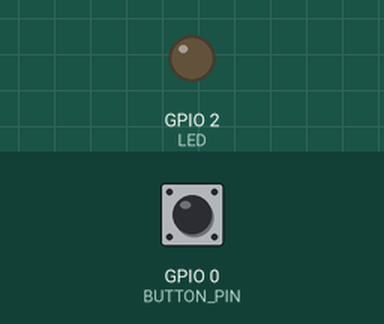
A sketch run on a simulated ESP32. Parts: output pins drawn as LEDs (lit = HIGH). The test bench sets the inputs (shaded band); at power-on: GPIO 0 (BUTTON_PIN) HIGH. WiFi joins after 1.5 s; servers stay silent unless stated; no MQTT or app messages arrive unless stated; what the sketch prints to the serial monitor is not drawn.

Above: at 2.7 s.
2.8 s: GPIO 0 (BUTTON_PIN) pulled LOW for 0.15 s
At 3.4 s:
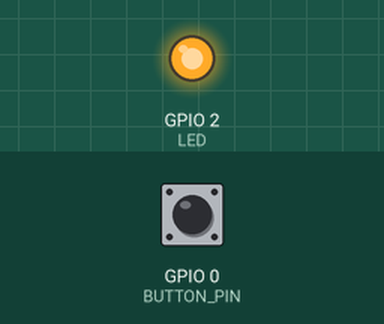
Timing chart, 0 to 9.5 s (numbered marks = the images above; inputs shaded):
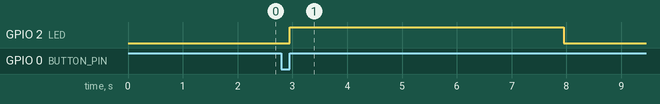

The sketch:

UTS_13520106.ino
```cpp
/*
 * Nama : Roby Purnomo
 * NIM  : 13520106
 *
 * UTS
 */

#include <WiFi.h>
#include <PubSubClient.h>
#include <WiFiClientSecure.h>

static const char *root_ca PROGMEM = R"EOF(
-----BEGIN CERTIFICATE-----
MIIFazCCA1OgAwIBAgIRAIIQz7DSQONZRGPgu2OCiwAwDQYJKoZIhvcNAQELBQAw
TzELMAkGA1UEBhMCVVMxKTAnBgNVBAoTIEludGVybmV0IFNlY3VyaXR5IFJlc2Vh
cmNoIEdyb3VwMRUwEwYDVQQDEwxJU1JHIFJvb3QgWDEwHhcNMTUwNjA0MTEwNDM4
WhcNMzUwNjA0MTEwNDM4WjBPMQswCQYDVQQGEwJVUzEpMCcGA1UEChMgSW50ZXJu
ZXQgU2VjdXJpdHkgUmVzZWFyY2ggR3JvdXAxFTATBgNVBAMTDElTUkcgUm9vdCBY
MTCCAiIwDQYJKoZIhvcNAQEBBQADggIPADCCAgoCggIBAK3oJHP0FDfzm54rVygc
h77ct984kIxuPOZXoHj3dcKi/vVqbvYATyjb3miGbESTtrFj/RQSa78f0uoxmyF+
0TM8ukj13Xnfs7j/EvEhmkvBioZxaUpmZmyPfjxwv60pIgbz5MDmgK7iS4+3mX6U
A5/TR5d8mUgjU+g4rk8Kb4Mu0UlXjIB0ttov0DiNewNwIRt18jA8+o+u3dpjq+sW
T8KOEUt+zwvo/7V3LvSye0rgTBIlDHCNAymg4VMk7BPZ7hm/ELNKjD+Jo2FR3qyH
B5T0Y3HsLuJvW5iB4YlcNHlsdu87kGJ55tukmi8mxdAQ4Q7e2RCOFvu396j3x+UC
B5iPNgiV5+I3lg02dZ77DnKxHZu8A/lJBdiB3QW0KtZB6awBdpUKD9jf1b0SHzUv
KBds0pjBqAlkd25HN7rOrFleaJ1/ctaJxQZBKT5ZPt0m9STJEadao0xAH0ahmbWn
OlFuhjuefXKnEgV4We0+UXgVCwOPjdAvBbI+e0ocS3MFEvzG6uBQE3xDk3SzynTn
jh8BCNAw1FtxNrQHusEwMFxIt4I7mKZ9YIqioymCzLq9gwQbooMDQaHWBfEbwrbw
qHyGO0aoSCqI3Haadr8faqU9GY/rOPNk3sgrDQoo//fb4hVC1CLQJ13hef4Y53CI
rU7m2Ys6xt0nUW7/vGT1M0NPAgMBAAGjQjBAMA4GA1UdDwEB/wQEAwIBBjAPBgNV
HRMBAf8EBTADAQH/MB0GA1UdDgQWBBR5tFnme7bl5AFzgAiIyBpY9umbbjANBgkq
hkiG9w0BAQsFAAOCAgEAVR9YqbyyqFDQDLHYGmkgJykIrGF1XIpu+ILlaS/V9lZL
ubhzEFnTIZd+50xx+7LSYK05qAvqFyFWhfFQDlnrzuBZ6brJFe+GnY+EgPbk6ZGQ
3BebYhtF8GaV0nxvwuo77x/Py9auJ/GpsMiu/X1+mvoiBOv/2X/qkSsisRcOj/KK
NFtY2PwByVS5uCbMiogziUwthDyC3+6WVwW6LLv3xLfHTjuCvjHIInNzktHCgKQ5
ORAzI4JMPJ+GslWYHb4phowim57iaztXOoJwTdwJx4nLCgdNbOhdjsnvzqvHu7Ur
TkXWStAmzOVyyghqpZXjFaH3pO3JLF+l+/+sKAIuvtd7u+Nxe5AW0wdeRlN8NwdC
jNPElpzVmbUq4JUagEiuTDkHzsxHpFKVK7q4+63SM1N95R1NbdWhscdCb+ZAJzVc
oyi3B43njTOQ5yOf+1CceWxG1bQVs5ZufpsMljq4Ui0/1lvh+wjChP4kqKOJ2qxq
4RgqsahDYVvTH9w7jXbyLeiNdd8XM2w9U/t7y0Ff/9yi0GE44Za4rF2LN9d11TPA
mRGunUHBcnWEvgJBQl9nJEiU0Zsnvgc/ubhPgXRR4Xq37Z0j4r7g1SgEEzwxA57d
emyPxgcYxn/eR44/KJ4EBs+lVDR3veyJm+kXQ99b21/+jh5Xos1AnX5iItreGCc=
-----END CERTIFICATE-----
)EOF";


const char* ssid = "Tselhome-D4BB";
const char* password = "62853673";

void setup_wifi() {
    WiFi.begin(ssid, password);
    while (WiFi.status() != WL_CONNECTED) {
        delay(500);
        Serial.print(".");
    }
    Serial.println("");
    Serial.println("WiFi connected");
    Serial.println("IP address: ");
    Serial.println(WiFi.localIP());
}

const char* mqtt_server = "3f9a8a7ae59c4ab98a5d8498ff0a646d.s1.eu.hivemq.cloud";
const int mqtt_port = 8883;

WiFiClientSecure espClient;
PubSubClient client(espClient);

int SALDO = 206000;     // NIM 106 + 100 = 206
int TRANSAKSI = 20000;  // Nominal transaksi
int PERIOD = 5000;      // Periode LED nyala

void reconnect() {
    while (!client.connected()) {
        Serial.print("Attempting MQTT connection...");
        if (client.connect("ESP32Client1", "robyp", "Rp123456")) {
            Serial.println("connected");
            String tempString = String(SALDO);
            client.publish("esp32/saldo", tempString.c_str());
        } else {
            Serial.print("failed, rc=");
            Serial.print(client.state());
            Serial.println(" try again in 5 seconds");
            delay(5000);
        }
    }
}

void callback(char* topic, byte* payload, unsigned int length) {
    Serial.print("Message arrived [");
    Serial.print(topic);
    Serial.print("] ");
    for (int i = 0; i < length; i++) {
        Serial.print((char)payload[i]);
    }
    Serial.println();
}

#define LED 2
#define BUTTON_PIN 0

// Variables
int lastState = 1;     // last state from the input button
int currentState;      // current state from the input button

void setup() {
    Serial.begin(9600);
    setup_wifi();
    espClient.setCACert(root_ca);
    client.setServer(mqtt_server, mqtt_port);
    client.setCallback(callback);
    reconnect();
    // client.subscribe("topic");

    // Set pin mode
    pinMode(LED,OUTPUT);
    // initialize the push button pin as an input
    pinMode(BUTTON_PIN, INPUT_PULLUP);
}

void loop() {
    if (!client.connected()) {
        reconnect();
    }
    client.loop();

    currentState = digitalRead(BUTTON_PIN);

    if (lastState == LOW && currentState == HIGH) {
      if ((SALDO - TRANSAKSI) > 0) {
        SALDO = SALDO - TRANSAKSI;
        String tempString = String(SALDO);
        client.publish("esp32/transaksi", tempString.c_str());

        Serial.print("SALDO : ");
        Serial.println(SALDO);

        digitalWrite(LED,HIGH);
        delay(PERIOD);
        digitalWrite(LED,LOW);
      } else {
        client.publish("esp32/transaksi", "-1");

        Serial.print("SALDO : ");
        Serial.println(SALDO);
      }

    }

    // save the the last state
    lastState = currentState;

}
```

Measured:
- after the input at 2.8 s, GPIO 2 (LED): LOW → HIGH after 0.15 s, → LOW 5.0 s later
